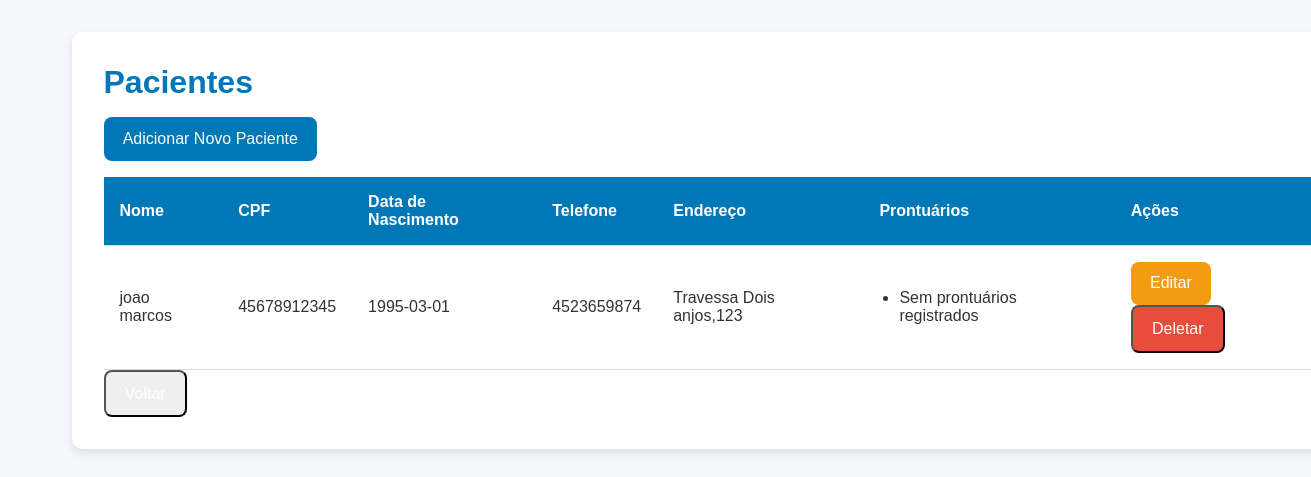
The app's page /pacientes/ with its own data.
### models.py (models this page shows)
class Paciente(db.Model):
    id = db.Column(db.Integer, primary_key=True)
    nome = db.Column(db.String(120), nullable=False)
    cpf = db.Column(db.String(11), unique=True, nullable=False)
    telefone = db.Column(db.String(15))
    endereco = db.Column(db.String(255))
    data_nascimento = db.Column(db.Date, nullable=False)
    prontuarios = db.relationship('Prontuario', backref='paciente_relacao', lazy=True)
    consultas = db.relationship('Consulta', backref='paciente_relacao', lazy=True)
    agendamentos = db.relationship('Agendamento', backref='paciente_relacao', lazy=True)

### controllers/paciente_controller.py (the view)
@paciente_bp.route('/')
def listar_pacientes():
    pacientes = Paciente.query.all()
    return render_template('listar_pacientes.html', pacientes=pacientes)

### templates/listar_pacientes.html (shortened to what this page needs)
<!DOCTYPE html>
<html lang="pt-BR">
<head>
    <link rel="stylesheet" href="{{ url_for('static', filename='css/lista_paciente.css') }}">
</head>
<body>
    <div class="page-container">
        <div class="list-container">
            <h1>Pacientes</h1>
            <a href="{{ url_for('paciente.adicionar_paciente') }}" class="btn btn-primary">Adicionar Novo Paciente</a>
            <div class="table-responsive">
                <table class="patient-table">
                    <thead>
                        <tr>
                            <th>Nome</th>
                            <th>CPF</th>
                            <th>Data de Nascimento</th>
                            <th>Telefone</th>
                            <th>Endereço</th>
                            <th>Prontuários</th>
                            <th>Ações</th>
                        </tr>
                    </thead>
                    <tbody>
                        {% for paciente in pacientes %}
                            <tr>
                                <td>{{ paciente.nome }}</td>
                                <td>{{ paciente.cpf }}</td>
                                <td>{{ paciente.data_nascimento }}</td>
                                <td>{{ paciente.telefone }}</td>
                                <td>{{ paciente.endereco }}</td>
                                <td>
                                    <ul>
                                        {% for prontuario in paciente.prontuarios %}
                                            <li>
                                                {{ prontuario.data }} - {{ prontuario.diagnostico }}
                                                <a href="{{ url_for('prontuario.listar_prontuarios', paciente_id=paciente.id) }}" class="ver-prontuarios-link">Ver Prontuários</a>
                                            </li>
                                        {% else %}
                                            <li>Sem prontuários registrados</li>
                                        {% endfor %}
                                    </ul>
                                </td>
                                <td>
                                    <a href="{{ url_for('paciente.atualizar_paciente', id=paciente.id) }}" class="btn btn-warning">Editar</a>
                                    <form action="{{ url_for('paciente.deletar_paciente', id=paciente.id) }}" method="post" style="display:inline;" onsubmit="return confirm('Tem certeza que deseja deletar este paciente?');">
                                        <button type="submit" class="btn btn-danger">Deletar</button>
                                    </form>
                                </td>
                            </tr>
                        {% endfor %}
                    </tbody>
                </table>
                <button type="button" class="btn btn-secondary" onclick="history.back()">Voltar</button>
            </div>
        </div>
    </div>
</body>
</html>

### static/css/lista_paciente.css (style rules this page uses)
* { margin: 0; padding: 0; box-sizing: border-box; }
body { font-family: Arial, sans-serif; background-color: #f4f7fc; color: #333; }
.page-container { width: 100%; max-width: 1200px; margin: 1rem auto; padding: 1rem; }
.list-container { width: 110%; background-color: #fff; border-radius: 10px; padding: 2rem; box-shadow: 0 4px 8px rgba(0, 0, 0, 0.1); }
.list-container h1 { font-size: 2rem; color: #0077b6; margin-bottom: 1.0rem; }
.btn { display: inline-block; padding: 0.8rem 1.2rem; font-size: 1rem; border-radius: 8px; text-decoration: none; color: #fff; transition: background-color 0.3s; cursor: pointer; }
.btn-primary { background-color: #0077b6; }
.btn-warning { background-color: #f39c12; }
.btn-danger { background-color: #e74c3c; }
.table-responsive { overflow-x: auto; }
.patient-table { width: 100%; border-collapse: collapse; margin-top: 1rem; }
.patient-table th, .patient-table td { padding: 1rem; text-align: left; border-bottom: 1px solid #ddd; }
.patient-table th { background-color: #0077b6; color: #fff; font-weight: bold; }
ul { padding-left: 20px; list-style-type: disc; }

### records on screen
Paciente: nome "joao marcos", cpf "45678912345", data_nascimento "1995-03-01", telefone "4523659874", endereco "Travessa Dois anjos,123"
